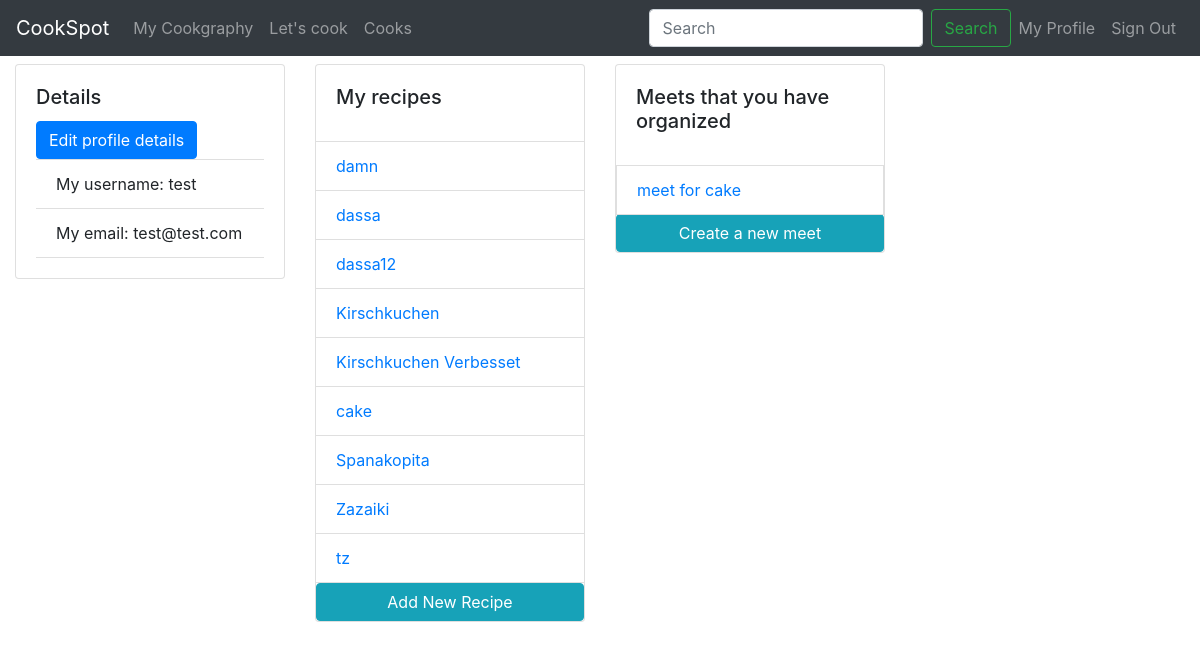
Page /test/myprofile/ on the earlier database version.
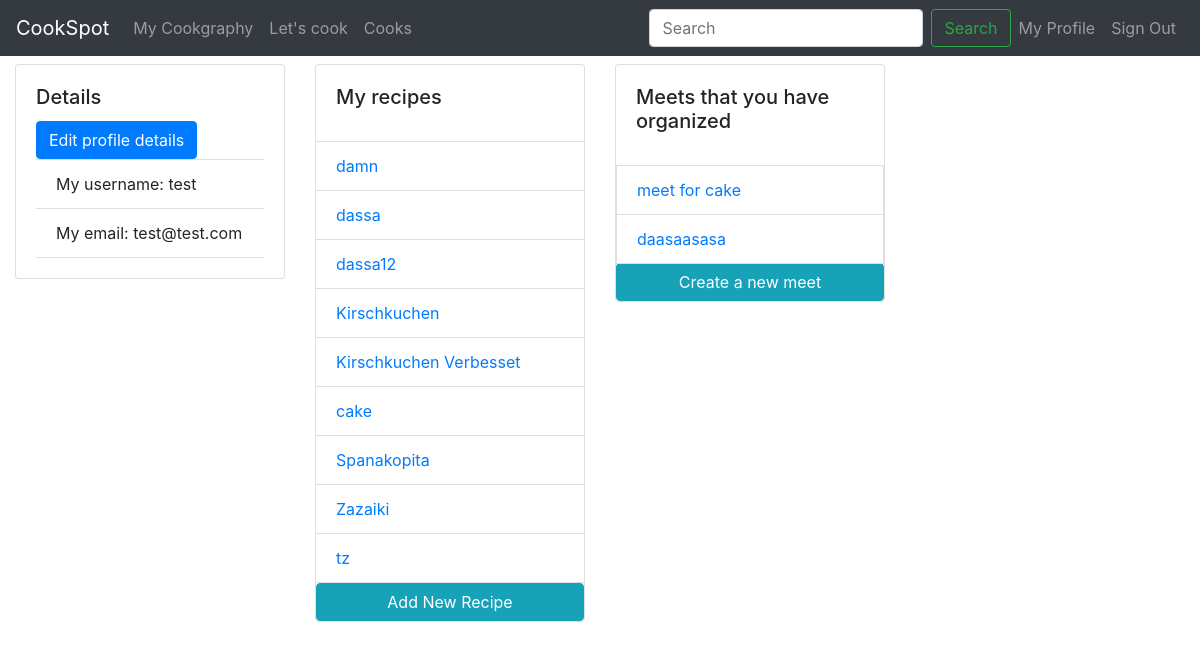
Same page on the later database version.
### CookSpot/models.py (models this page shows, shortened)
class Recipe(models.Model):
    user = models.ForeignKey(User, on_delete=models.CASCADE)
    name = models.CharField(max_length=254)
    description = models.TextField()
    image = models.URLField()
    tags = models.CharField(max_length=254)
    difficulty = models.CharField(max_length=254)
    preparationtime = models.CharField(max_length=254)
    cookingtime = models.CharField(max_length=254)
    instructions = models.TextField()

class Meets(models.Model):
    user = models.ForeignKey(User, on_delete=models.CASCADE)
    recipe = models.ForeignKey(Recipe, on_delete=models.CASCADE)
    name = models.CharField(max_length=254)
    date = models.DateField()
    desc = models.TextField()

### CookSpot/views.py (the view)
# urls.py: path("<str:User_username>/myprofile/", views.profile, name="myprofile"),
def profile(response,User_username):
    user = User.objects.get(username=User_username)
    return render(response, "user.html", {'user': user})

### templates/user.html (shortened to what this page needs)
{% extends "index.html" %}
{% block content %}
<div class="row py-2">
    <div class="col-sm-12 col-md-3 ">
        <div class="card">
            <div class="card-body">
                <h5 class="card-title">Details</h5>
                <button type="button" class="btn btn-primary" data-toggle="modal" data-target="#exampleModal">Edit profile details</button>
            <ul class="list-group list-group-flush" id="detailsList">
              <li class="list-group-item">My username: {{user.username}}</li>
              <li class="list-group-item">My email: {{user.email}}</li>
            </ul>
          </div>
        </div>
    </div>
    <div class="col-sm-12 col-md-3 ">
        <div class="card">
            <div class="card-body">
                <h5 class="card-title">My recipes</h5>
              </div>
            <ul class="list-group list-group-flush">
              {% for recipe in user.recipe_set.all %}
                <li class="list-group-item"><a href="/{{user.username}}/recipe/{{recipe.name}}">{{recipe.name}}</a></li>
              {% endfor %}
            </ul>
            <a href="/{{user.username}}/newrecipe/" class="btn btn-info" role="button">Add New Recipe</a>
          </div>
    </div>
    <div class="col-sm-12 col-md-3 ">
        <div class="card">
            <div class="card-body">
                <h5 class="card-title">Meets that you have organized</h5>
              </div>
            {% for meet in user.meets_set.all %}
                <li class="list-group-item"><a href="/{{user.username}}/meet/{{meet.name}}">{{meet.name}}</a></li>
              {% endfor %}
            <a href="/{{user.username}}/newmeet/" class="btn btn-info" role="button">Create a new meet</a>
          </div>
    </div>
{% endblock %}

Differences in the rows shown:
added Meets: name "daasaasasa"
